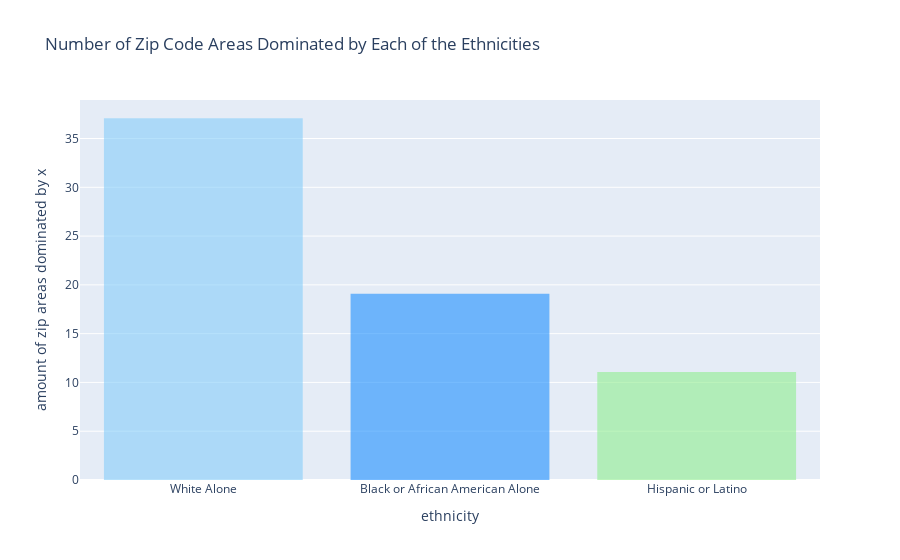

The notebook cell this image was saved under:
### Code cell
#__________________ Plotting the amount of zipcodes dominated by each of the ethnicities __________________#
ethnicity_distribution = zip_ethnicity.groupby("ethnicity").nunique()[['amount of zip areas dominated by x']].reset_index()
ethnicity_distribution['color'] = ['dodgerblue', 'lightgreen', 'lightskyblue']

fig = px.bar(
    ethnicity_distribution, x='ethnicity', y='amount of zip areas dominated by x', 
    title="Distribution of Zip Areas Dominated by Ethnicity X",
    category_orders={'ethnicity':ethnicities},
)
fig.update_traces(marker_color=ethnicity_distribution['color'], marker_line_color=ethnicity_distribution['color'],
                  marker_line_width=1.5, opacity=0.6, 
                  hovertemplate = '%{y:.2f} zipcode areas are dominated by the ethnicity %{x}')
fig.update_layout(title_text='Number of Zip Code Areas Dominated by Each of the Ethnicities')

fig.show()

### Figure 1 — Plotly figure (JSON) as saved in the notebook; plotly's stock layout.template omitted (floating-point values rounded to 4 significant figures)
{"data": [{"alignmentgroup": "True", "hoverlabel": {"namelength": 0}, "hovertemplate": "%{y:.2f} zipcode areas are dominated by the ethnicity %{x}", "legendgroup": "", "marker": {"color": ["dodgerblue", "lightgreen", "lightskyblue"], "line": {"color": ["dodgerblue", "lightgreen", "lightskyblue"], "width": 1.5}}, "name": "", "offsetgroup": "", "opacity": 0.6, "orientation": "v", "showlegend": false, "textposition": "auto", "type": "bar", "x": ["Black or African American Alone", "Hispanic or Latino", "White Alone"], "xaxis": "x", "y": [19, 11, 37], "yaxis": "y"}], "layout": {"barmode": "relative", "legend": {"tracegroupgap": 0}, "title": {"text": "Number of Zip Code Areas Dominated by Each of the Ethnicities"}, "xaxis": {"anchor": "y", "categoryarray": ["White Alone", "Black or African American Alone", "Hispanic or Latino"], "categoryorder": "array", "domain": [0, 1], "title": {"text": "ethnicity"}}, "yaxis": {"anchor": "x", "domain": [0, 1], "title": {"text": "amount of zip areas dominated by x"}}}}
